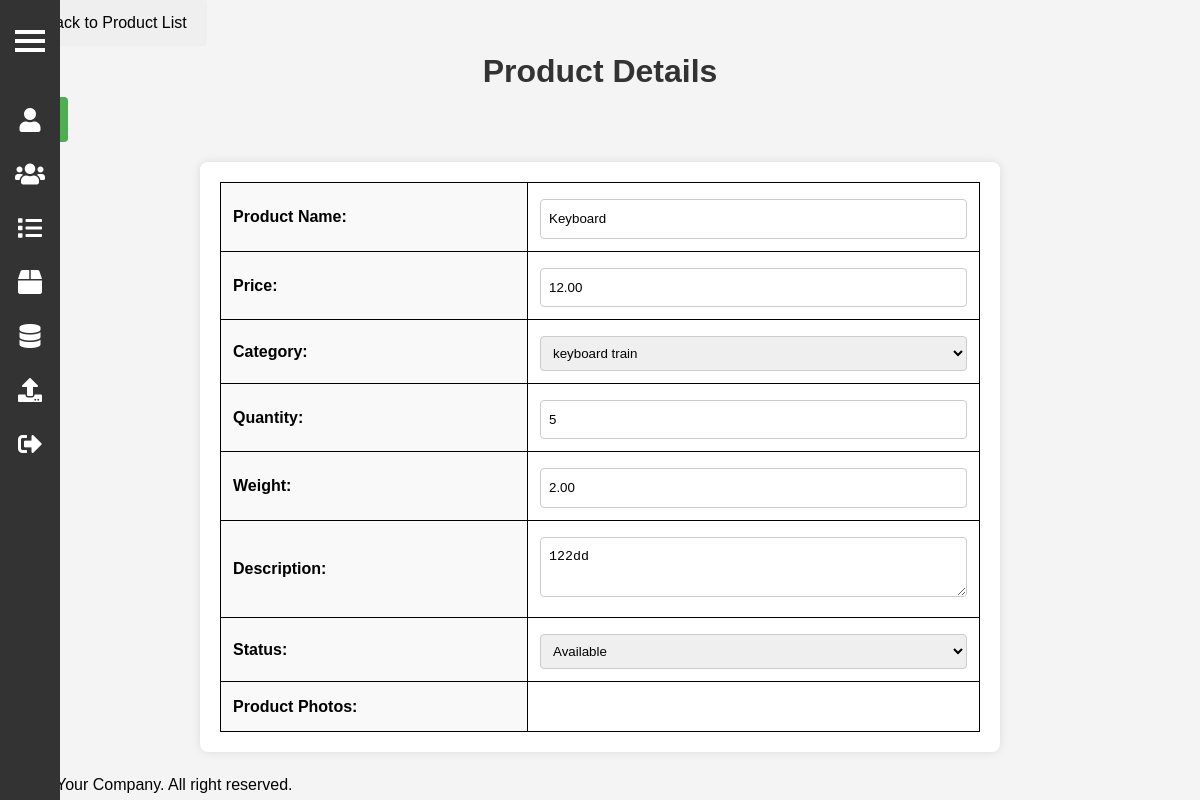
Before: /admin/productEdit.php?product_id=P0006 with the older database file.
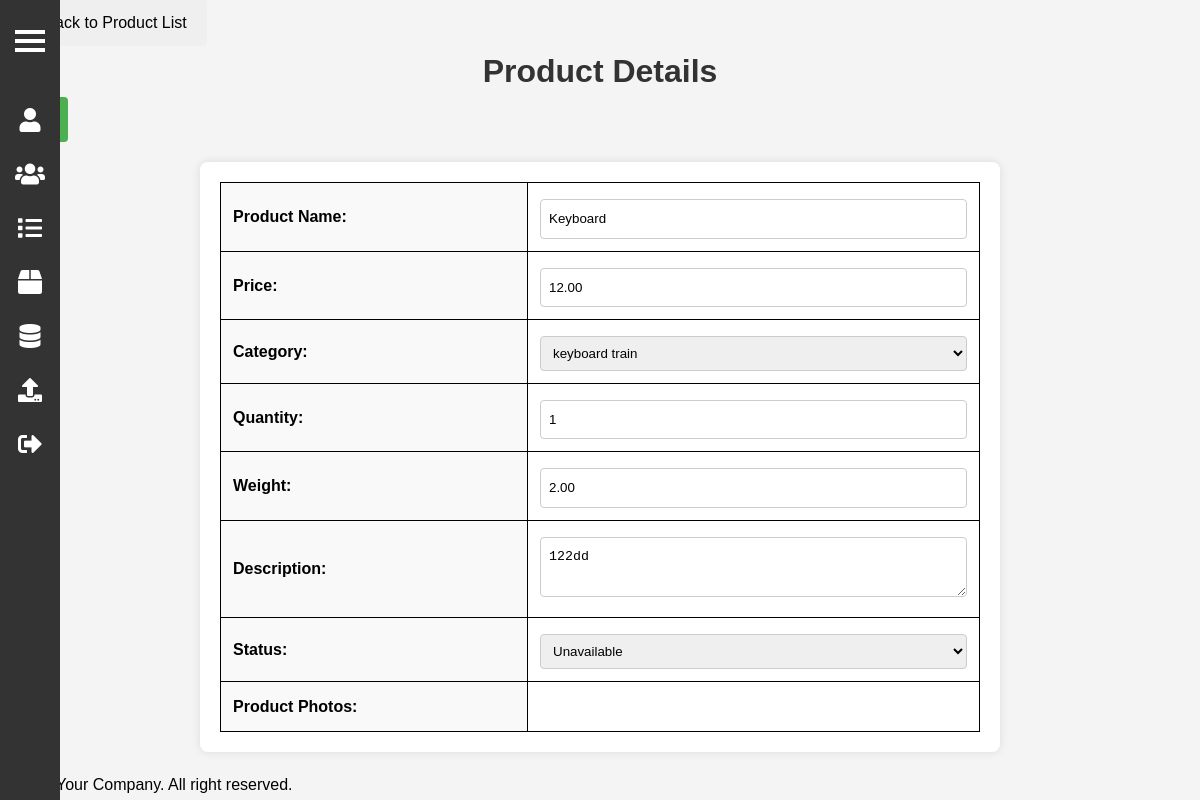
After: the same page with the newer database file.
### tables this page shows
CREATE TABLE `product` (
  `product_id` varchar(10) NOT NULL,
  `name` varchar(100) NOT NULL,
  `price` decimal(10,2) NOT NULL,
  `category_id` varchar(10) NOT NULL,
  `quantity` int(10) NOT NULL,
  `description` varchar(1000) NOT NULL,
  `weight` decimal(10,2) NOT NULL,
  `status` varchar(11) NOT NULL,
  PRIMARY KEY (`product_id`),
  KEY `category_id` (`category_id`),
  CONSTRAINT `product_ibfk_1` FOREIGN KEY (`category_id`) REFERENCES `category` (`category_id`)
);

### admin/productEdit.php (the view, shortened to what this page needs)
<?php
include '../_base.php';
include '../_head.php';
include 'sidebar.php';
$product_id = req('product_id');
$stm = $_db->prepare('SELECT * FROM product WHERE product_id = ?');
$stm->execute([$product_id]);
$product = $stm->fetch(PDO::FETCH_OBJ);
?>
<link rel="stylesheet" href="../css/product.css">
<a href="productList.php"><button type="button">⬅️ Back to Product List</button></a>
<h1>Product Details</h1>
<button type="button" id="edit-button">Edit</button>
<form method="post" enctype="multipart/form-data" class="form" id="product-form">
    <table>
        <tr>
            <th>Product Name:</th>
            <td>
                <input type="text" name="name" id="name" maxlength="100" value="<?= htmlspecialchars($product->name) ?>" required>
            </td>
        </tr>
        <tr>
            <th>Price:</th>
            <td>
                <input type="text" name="price" id="price" value="<?= htmlspecialchars($product->price) ?>" required>
            </td>
        </tr>
        <tr>
            <th>Category:</th>
            <td>
                <select name="category_id">
                    <?php
                    $categories = $_db->query('SELECT category_id, category_name FROM category')->fetchAll();
                    foreach ($categories as $category) {
                        $selected = ($category->category_id == $product->category_id) ? 'selected' : '';
                        echo '<option value="' . htmlspecialchars($category->category_id) . '" ' . $selected . '>' . htmlspecialchars($category->category_name) . '</option>';
                    }
                    ?>
                </select>
            </td>
        </tr>
        <tr>
            <th>Quantity:</th>
            <td>
                <input type="number" name="quantity" id="quantity" value="<?= htmlspecialchars($product->quantity) ?>" min="1" required>
            </td>
        </tr>
        <tr>
            <th>Weight:</th>
            <td>
                <input type="number" name="weight" id="weight" value="<?= htmlspecialchars($product->weight) ?>" required>
            </td>
        </tr>
        <tr>
            <th>Description:</th>
            <td>
                <textarea name="description" id="description"><?= htmlspecialchars($product->description) ?></textarea>
            </td>
        </tr>
        <tr>
            <th>Status:</th>
            <td>
                <select name="status" id="status">
                    <option value="<?= htmlspecialchars('Available') ?>" <?= $product->status == 'Available' ? 'selected' : '' ?>>
                        <?= htmlspecialchars('Available') ?>
                    </option>
                    <option value="<?= htmlspecialchars('Unavailable') ?>" <?= $product->status == 'Unavailable' ? 'selected' : '' ?>>
                        <?= htmlspecialchars('Unavailable') ?>
                    </option>
                </select>
            </td>
        </tr>
        <tr>
            <th>Product Photos:</th>
            <td>
            </td>
        </tr>
    </table>
</form>
<?php
include '../_foot.php';
?>

Changed rows visible on the page:
changed product "Keyboard": quantity "5" → "1"; status "Available" → "Unavailable"
